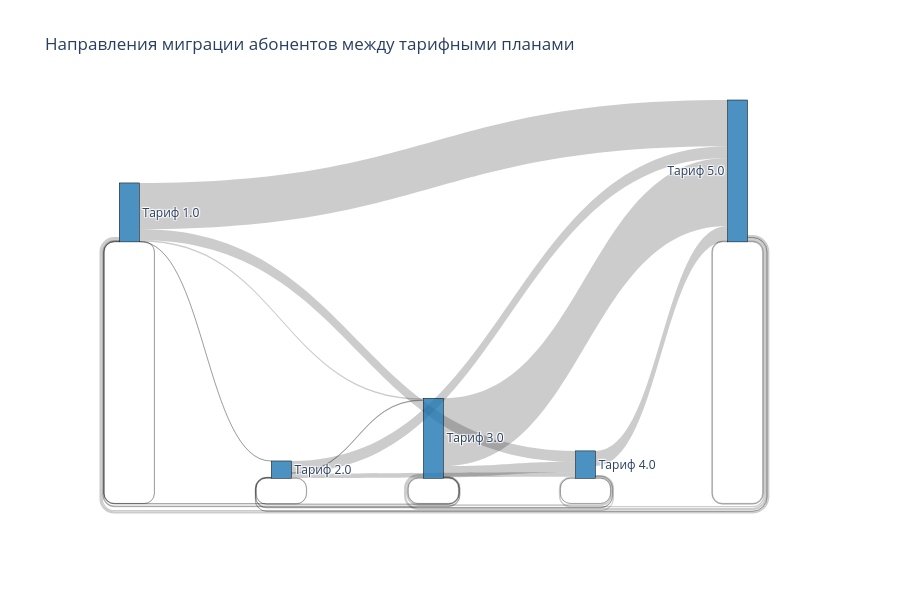

Source (notebook cell):
### Code cell
import plotly.graph_objects as go

tariffs = pd.unique(
    transition_counts[['TARIFF_PLAN_ID', 'NEXT_TARIFF']].values.ravel()
)
tariff_to_index = {tariff: i for i, tariff in enumerate(tariffs)}

source = transition_counts['TARIFF_PLAN_ID'].map(tariff_to_index)
target = transition_counts['NEXT_TARIFF'].map(tariff_to_index)
value = transition_counts['count']

fig = go.Figure(
    data=[
        go.Sankey(
            node=dict(
                pad=15,
                thickness=20,
                line=dict(color='black', width=0.5),
                label=[f'Тариф {t}' for t in tariffs],
                color='rgba(31, 119, 180, 0.8)',
            ),
            link=dict(
                source=source,
                target=target,
                value=value,
                label=[
                    f'{s} → {t} ({v})'
                    for s, t, v in zip(
                        transition_counts['TARIFF_PLAN_ID'],
                        transition_counts['NEXT_TARIFF'],
                        value,
                    )
                ],
            ),
        )
    ]
)

fig.update_layout(
    title_text='Направления миграции абонентов между тарифными планами',
    font_size=12,
    width=900,
    height=600,
)
fig.show()

### Figure 1 — Plotly figure (JSON) as saved in the notebook; plotly's stock layout.template omitted (floating-point values rounded to 4 significant figures)
{"data": [{"link": {"label": ["1 → 1.0 (9)", "1 → 2.0 (5)", "1 → 3.0 (55)", "1 → 4.0 (378)", "1 → 5.0 (1613)", "2 → 1.0 (13)", "2 → 3.0 (20)", "2 → 4.0 (158)", "2 → 5.0 (417)", "3 → 1.0 (28)", "3 → 2.0 (12)", "3 → 3.0 (21)", "3 → 4.0 (367)", "3 → 5.0 (2372)", "4 → 1.0 (37)", "4 → 2.0 (20)", "4 → 3.0 (56)", "4 → 4.0 (8)", "4 → 5.0 (528)", "5 → 1.0 (81)", "5 → 2.0 (4)", "5 → 3.0 (75)", "5 → 4.0 (49)", "5 → 5.0 (29)"], "source": [0, 0, 0, 0, 0, 1, 1, 1, 1, 2, 2, 2, 2, 2, 3, 3, 3, 3, 3, 4, 4, 4, 4, 4], "target": [0, 1, 2, 3, 4, 0, 2, 3, 4, 0, 1, 2, 3, 4, 0, 1, 2, 3, 4, 0, 1, 2, 3, 4], "value": [9, 5, 55, 378, 1613, 13, 20, 158, 417, 28, 12, 21, 367, 2372, 37, 20, 56, 8, 528, 81, 4, 75, 49, 29]}, "node": {"color": "rgba(31, 119, 180, 0.8)", "label": ["Тариф 1.0", "Тариф 2.0", "Тариф 3.0", "Тариф 4.0", "Тариф 5.0"], "line": {"color": "black", "width": 0.5}, "pad": 15, "thickness": 20}, "type": "sankey"}], "layout": {"font": {"size": 12}, "height": 600, "title": {"text": "Направления миграции абонентов между тарифными планами"}, "width": 900}}
